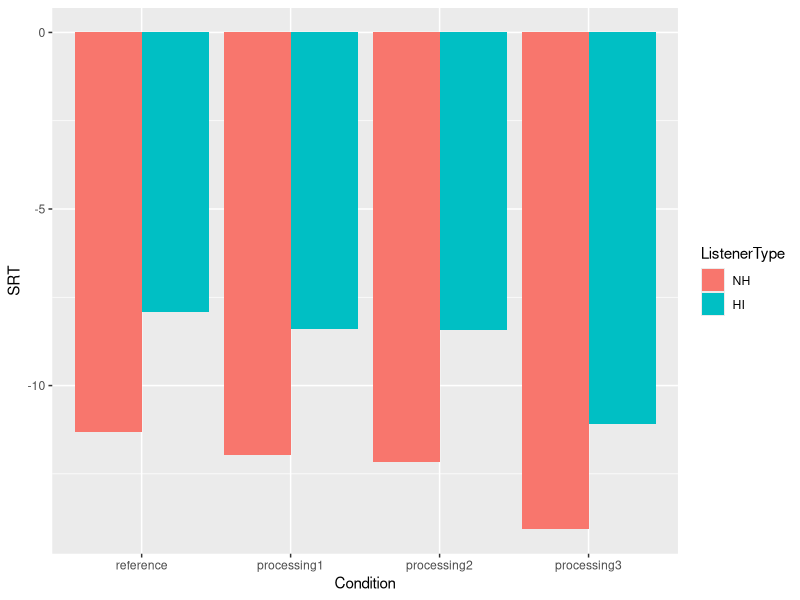
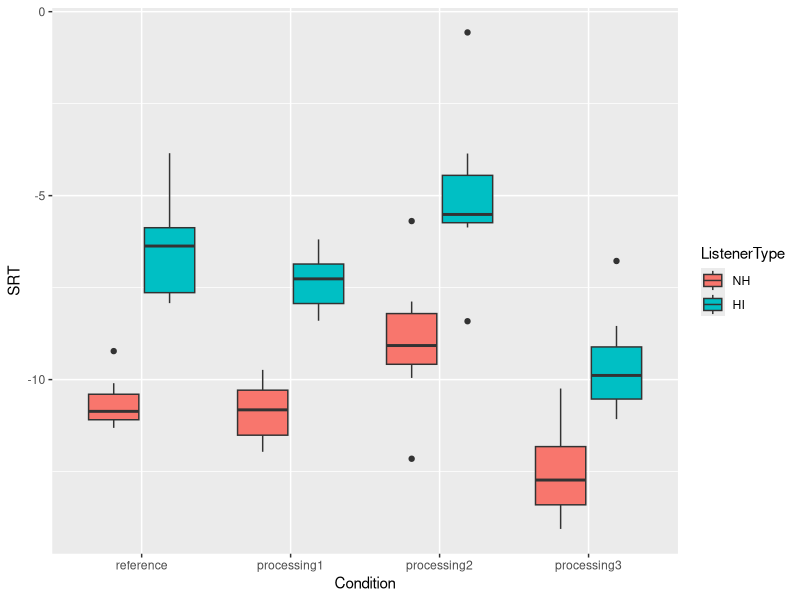
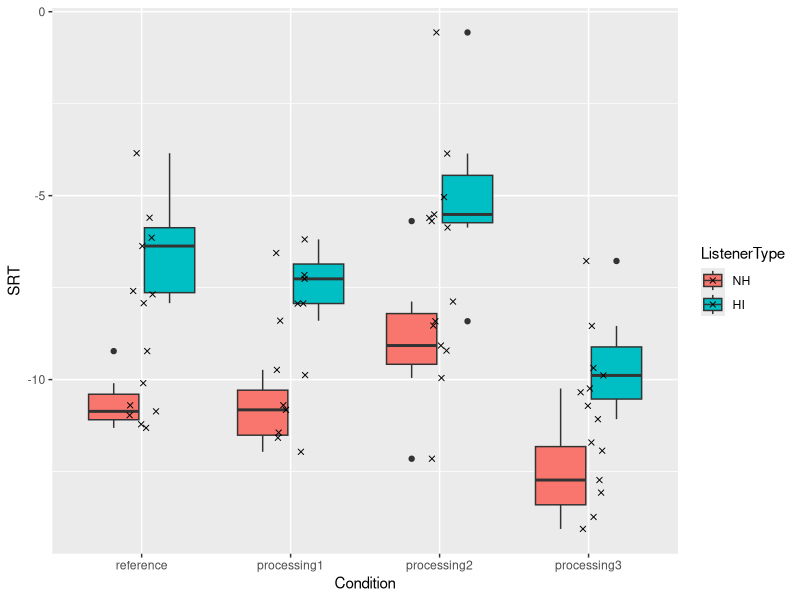
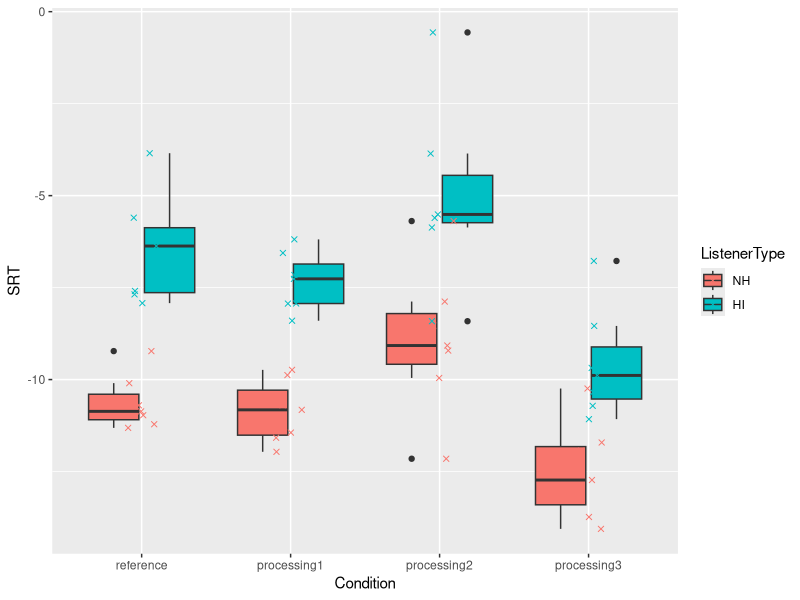

The R source for these figures, in order: (Note: this script raises an error after producing the figures.)
## load packages
library(tidyverse)#for loading data, visualization, ...
library(lmerTest)#load package for repeated measures ANOVA
library(emmeans)
library(RColorBrewer)

## load data
setwd("C:/Users/ahren/Documents/repos/Intro-R-Psychoacoustics")
dataframe <- read_csv("dataForR.csv",
                      col_types = cols(
                        Subject = col_factor(),
                        Condition = col_factor(c("reference","processing1","processing2","processing3")),
                        ListenerType = col_factor(),
                        SRT = col_double()
                      )
)

## make sure that all datatypes are correct
dataframe


## make a plot
f <- ggplot(dataframe,aes(x=Condition,y=SRT,fill=ListenerType))

f+geom_col(position=position_dodge())

f+geom_boxplot()

f+geom_boxplot()+geom_jitter(width=.1,shape=4)

f+geom_boxplot()+geom_jitter(aes(colour=ListenerType),width=.1,shape=4)

f+geom_boxplot()+geom_jitter(aes(colour=ListenerType),width=.1,shape=4)+theme_bw

f+geom_boxplot()+geom_jitter(aes(colour=ListenerType),width=.1,shape=4)+theme_bw()+labs(y="SRT [dB]",x="")

f+geom_boxplot()+geom_jitter(aes(colour=ListenerType),width=.1,shape=4)+
  theme_bw()+labs(y="SRT [dB]",x="")+theme(text = element_text(size=16))

ggsave("plot.png")

## stats

model1 <- lmer(SRT ~ Condition*ListenerType  + (1 | Subject), data = dataframe)
step_result <- step(model1)
step_result
model2 <- get_model(step_result)
anova(model2)
ranova(model2)

# multiple comparisons
emm <- emmeans(model1, ~ Condition,lmer.df = "satterthwaite")
test(emm)
rbind(pairs(emm), adjust="bonferroni")
